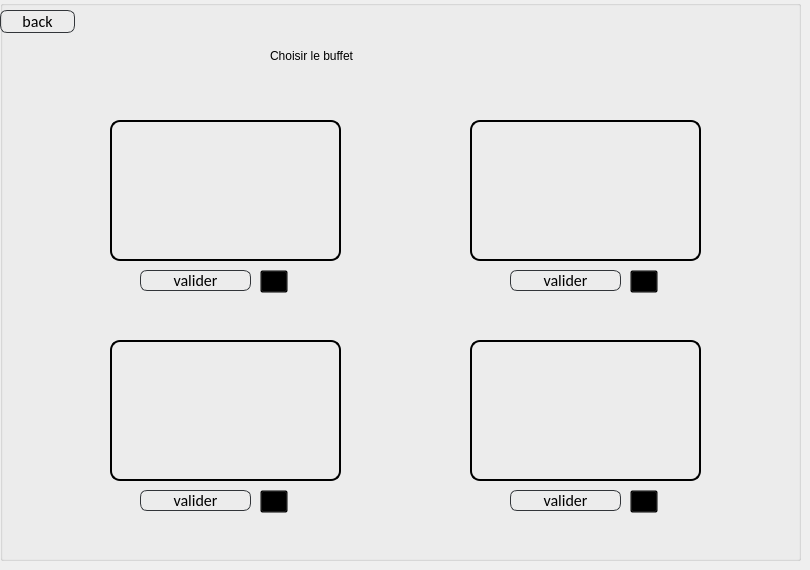
      <widget class="QWidget" name="choisir_buffet">
       <widget class="QGroupBox" name="groupBox_7">
        <property name="geometry">
         <rect>
          <x>0</x>
          <y>0</y>
          <width>801</width>
          <height>561</height>
         </rect>
        </property>
        <property name="styleSheet">
         <string notr="true">background : transparent;</string>
        </property>
        <property name="title">
         <string/>
        </property>
        <widget class="QToolButton" name="toolButton_13">
         <property name="geometry">
          <rect>
           <x>630</x>
           <y>490</y>
           <width>28</width>
           <height>23</height>
          </rect>
         </property>
         <property name="text">
          <string>...</string>
         </property>
        </widget>
        <widget class="QLabel" name="label_19">
         <property name="geometry">
          <rect>
           <x>270</x>
           <y>30</y>
           <width>331</width>
           <height>51</height>
          </rect>
         </property>
         <property name="styleSheet">
          <string notr="true">font: 28pt &quot;Allura&quot;;
color: rgb(0, 0, 0);</string>
         </property>
         <property name="text">
          <string>Choisir le buffet</string>
         </property>
        </widget>
        <widget class="QFrame" name="frame_16">
         <property name="geometry">
          <rect>
           <x>470</x>
           <y>340</y>
           <width>231</width>
           <height>141</height>
          </rect>
         </property>
         <property name="styleSheet">
          <string notr="true">image: url(:/buffet2 (1).png);
	background: transparent;
	border-style:solid;
	border-radius:10px;
	border-width:2px;
</string>
         </property>
         <property name="frameShape">
          <enum>QFrame::StyledPanel</enum>
         </property>
         <property name="frameShadow">
          <enum>QFrame::Raised</enum>
         </property>
        </widget>
        <widget class="QFrame" name="frame_17">
         <property name="geometry">
          <rect>
           <x>110</x>
           <y>120</y>
           <width>231</width>
           <height>141</height>
          </rect>
         </property>
         <property name="styleSheet">
          <string notr="true">image: url(:/buf1.png);
	background: transparent;
	border-style:solid;
	border-radius:10px;
	border-width:2px;
</string>
         </property>
         <property name="frameShape">
          <enum>QFrame::StyledPanel</enum>
         </property>
         <property name="frameShadow">
          <enum>QFrame::Raised</enum>
         </property>
        </widget>
        <widget class="QToolButton" name="toolButton_14">
         <property name="geometry">
          <rect>
           <x>260</x>
           <y>490</y>
           <width>28</width>
           <height>23</height>
          </rect>
         </property>
         <property name="text">
          <string>...</string>
         </property>
        </widget>
        <widget class="QFrame" name="frame_18">
         <property name="geometry">
          <rect>
           <x>110</x>
           <y>340</y>
           <width>231</width>
           <height>141</height>
          </rect>
         </property>
         <property name="styleSheet">
          <string notr="true">image: url(:/buff4.png);
	background: transparent;
	border-style:solid;
	border-radius:10px;
	border-width:2px;
</string>
         </property>
         <property name="frameShape">
          <enum>QFrame::StyledPanel</enum>
         </property>
         <property name="frameShadow">
          <enum>QFrame::Raised</enum>
         </property>
        </widget>
        <widget class="QToolButton" name="toolButton_15">
         <property name="geometry">
          <rect>
           <x>630</x>
           <y>270</y>
           <width>28</width>
           <height>23</height>
          </rect>
         </property>
         <property name="text">
          <string>...</string>
         </property>
        </widget>
        <widget class="QToolButton" name="toolButton_16">
         <property name="geometry">
          <rect>
           <x>260</x>
           <y>270</y>
           <width>28</width>
           <height>23</height>
          </rect>
         </property>
         <property name="text">
          <string>...</string>
         </property>
        </widget>
        <widget class="QFrame" name="frame_19">
         <property name="geometry">
          <rect>
           <x>470</x>
           <y>120</y>
           <width>231</width>
           <height>141</height>
          </rect>
         </property>
         <property name="styleSheet">
          <string notr="true">image: url(:/buff3.png);
	background: transparent;
	border-style:solid;
	border-radius:10px;
	border-width:2px;
</string>
         </property>
         <property name="frameShape">
          <enum>QFrame::StyledPanel</enum>
         </property>
         <property name="frameShadow">
          <enum>QFrame::Raised</enum>
         </property>
        </widget>
        <widget class="QPushButton" name="pushButton_22">
         <property name="geometry">
          <rect>
           <x>140</x>
           <y>270</y>
           <width>111</width>
           <height>21</height>
          </rect>
         </property>
         <property name="styleSheet">
          <string notr="true">
QPushButton
{
	background: transparent;
	border-style:solid;
	border-radius:7px;
	border-width:1px;
border-color: rgb(50, 53, 57);
	color:rgb(0,0,0);
	font-size:16px;
font-family:Calibri;
}

QPushButton:hover
{
	background-color: #00000000;
	border-color: rgb(30, 227, 0);
	/*color:rgb(30, 227, 0);*/
}

QPushButton:focus
{
	background-color:  rgb(30, 227, 0);
	border-color: rgba(30, 227, 0,0);
	color:rgb(255, 255, 255);
}
</string>
         </property>
         <property name="text">
          <string>valider</string>
         </property>
        </widget>
        <widget class="QPushButton" name="pushButton_23">
         <property name="geometry">
          <rect>
           <x>510</x>
           <y>270</y>
           <width>111</width>
           <height>21</height>
          </rect>
         </property>
         <property name="styleSheet">
          <string notr="true">
QPushButton
{
	background: transparent;
	border-style:solid;
	border-radius:7px;
	border-width:1px;
border-color: rgb(50, 53, 57);
	color:rgb(0,0,0);
	font-size:16px;
font-family:Calibri;
}

QPushButton:hover
{
	background-color: #00000000;
	border-color: rgb(30, 227, 0);
	/*color:rgb(30, 227, 0);*/
}

QPushButton:focus
{
	background-color:  rgb(30, 227, 0);
	border-color: rgba(30, 227, 0,0);
	color:rgb(255, 255, 255);
}
</string>
         </property>
         <property name="text">
          <string>valider</string>
         </property>
        </widget>
        <widget class="QPushButton" name="pushButton_24">
         <property name="geometry">
          <rect>
           <x>140</x>
           <y>490</y>
           <width>111</width>
           <height>21</height>
          </rect>
         </property>
         <property name="styleSheet">
          <string notr="true">
QPushButton
{
	background: transparent;
	border-style:solid;
	border-radius:7px;
	border-width:1px;
border-color: rgb(50, 53, 57);
	color:rgb(0,0,0);
	font-size:16px;
font-family:Calibri;
}

QPushButton:hover
{
	background-color: #00000000;
	border-color: rgb(30, 227, 0);
	/*color:rgb(30, 227, 0);*/
}

QPushButton:focus
{
	background-color:  rgb(30, 227, 0);
	border-color: rgba(30, 227, 0,0);
	color:rgb(255, 255, 255);
}
</string>
         </property>
         <property name="text">
          <string>valider</string>
         </property>
        </widget>
        <widget class="QPushButton" name="pushButton_25">
         <property name="geometry">
          <rect>
           <x>510</x>
           <y>490</y>
           <width>111</width>
           <height>21</height>
          </rect>
         </property>
         <property name="styleSheet">
          <string notr="true">
QPushButton
{
	background: transparent;
	border-style:solid;
	border-radius:7px;
	border-width:1px;
border-color: rgb(50, 53, 57);
	color:rgb(0,0,0);
	font-size:16px;
font-family:Calibri;
}

QPushButton:hover
{
	background-color: #00000000;
	border-color: rgb(30, 227, 0);
	/*color:rgb(30, 227, 0);*/
}

QPushButton:focus
{
	background-color:  rgb(30, 227, 0);
	border-color: rgba(30, 227, 0,0);
	color:rgb(255, 255, 255);
}
</string>
         </property>
         <property name="text">
          <string>valider</string>
         </property>
        </widget>
        <widget class="QPushButton" name="pushButton_7">
         <property name="geometry">
          <rect>
           <x>0</x>
           <y>10</y>
           <width>75</width>
           <height>23</height>
          </rect>
         </property>
         <property name="styleSheet">
          <string notr="true">
QPushButton
{
	background: transparent;
	border-style:solid;
	border-radius:7px;
	border-width:1px;
border-color: rgb(50, 53, 57);
	color:rgb(0,0,0);
	font-size:16px;
font-family:Calibri;
}

QPushButton:hover
{
	background-color: #00000000;
	border-color: rgb(30, 227, 0);
	/*color:rgb(30, 227, 0);*/
}

QPushButton:focus
{
	background-color:  rgb(30, 227, 0);
	border-color: rgba(30, 227, 0,0);
	color:rgb(255, 255, 255);
}
</string>
         </property>
         <property name="text">
          <string>back</string>
         </property>
        </widget>
       </widget>
      </widget>
